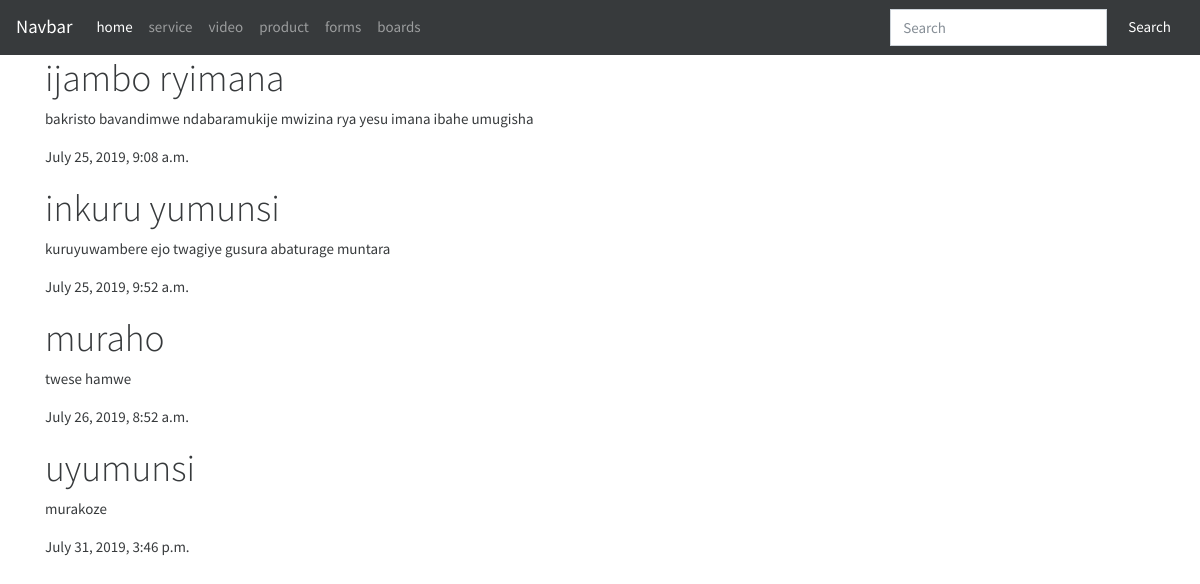
The page /video/ on the database its author committed.
### video/models.py (models this page shows, shortened)
class Video(models.Model):
 title=models.CharField(max_length=200)
 description=models.TextField(max_length=500)
 uploaddata=models.DateTimeField(default=timezone.now)
 video_id=models.CharField(max_length=50)
 tags=models.CharField(max_length=200)

### video/views.py (the view)
# urls.py: path('video/', include('video.urls')),
def video(request):
    x=Video.objects.all
    context={
        'y':x
    }
    return render(request, 'video/video.html', context)

### new/templates/video/video.html
{% extends 'base.html' %}
{% block content %}
   {% for c in y %}
   <h1>{{c.title }}</h1>
   <p>{{ c.description }}</p>
  <p >{{c.uploaddata}}</p>
   {% endfor %}
{% endblock %}

### new/templates/base.html (shortened to what this page needs)
<!doctype html>
<html lang="en">
  <head>
    <link rel="stylesheet" href="https://stackpath.bootstrapcdn.com/bootswatch/4.3.1/cosmo/bootstrap.min.css">
  </head>
  <body>
   <nav class="navbar navbar-expand-lg navbar-dark bg-dark">
  <a class="navbar-brand" href="#">Navbar</a>
  <div class="collapse navbar-collapse" id="navbarColor02">
    <ul class="navbar-nav mr-auto">
      <li class="nav-item active">
        <a class="nav-link" href="{% url 'home'%}">home <span class="sr-only">(current)</span></a>
      </li>
      <li class="nav-item">
        <a class="nav-link" href="{% url 'service'%}">service</a>
      </li>
      <li class="nav-item">
        <a class="nav-link" href="{% url 'video'%}">video</a>
      </li>
      <li class="nav-item">
        <a class="nav-link" href="{% url 'product'%}">product</a>
      </li>
        <li class="nav-item">
        <a class="nav-link" href="{% url 'forms'%}">forms</a>
           <li class="nav-item">
        <a class="nav-link" href="{% url 'boards'%}">boards</a>
      </li>
    </ul>
    <form class="form-inline my-2 my-lg-0">
      <input class="form-control mr-sm-2" type="text" placeholder="Search">
      <button class="btn btn-secondary my-2 my-sm-0" type="submit">Search</button>
    </form>
  </div>
</nav>
   <div class="container">
{% block content %}
   {% endblock %}
   </div>
  </body>
</html>

### rows shown on the page
Video: title "ijambo ryimana", description "bakristo bavandimwe ndabaramukije mwizina rya yesu imana ibahe umugisha", uploaddata "July 25, 2019, 9:08 a.m."
Video: title "inkuru yumunsi", description "kuruyuwambere ejo twagiye gusura abaturage muntara", uploaddata "July 25, 2019, 9:52 a.m."
Video: title "muraho", description "twese hamwe", uploaddata "July 26, 2019, 8:52 a.m."
Video: title "uyumunsi", description "murakoze", uploaddata "July 31, 2019, 3:46 p.m."
